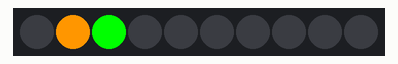
A sketch run on a simulated Arduino Uno, built with avr-gcc and run on an emulated ATmega328P. On the bench: 10 RGB LEDs in strip order, left to right.

Above: at 0.1 s.
At 0.71 s:
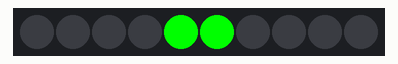
At 1.51 s:
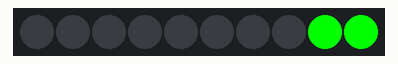
At 2.12 s:
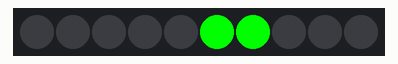
At 3.13 s:
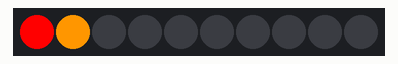
At 3.53 s:
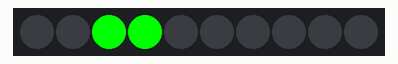

Measured:
- by itself, everything shown: repeats every 3.2 s, in 16 steps

The sketch:

Bounce.ino
```cpp
/*
Grove LED Bar - Bounce Example
This example will show you how to use getBits() function of this library.
The getBits() function returns the current state so you can modify it.
Use the setBits() function to save the new state.
*/

#include <Grove_LED_Bar.h>

Grove_LED_Bar bar(9, 8, 0);  // Clock pin, Data pin, Orientation

unsigned int state;

void setup()
{
  // nothing to initialize
  bar.begin();
}

void loop()
{
  // Switch on the first two LEDs
  bar.setLevel(2);

  // Get the current state (which is 0x3)
  state = bar.getBits();

  // Bounce to the right
  for (int i = 0; i < 8; i++)
  {
    // Bit shift left and update
    state <<= 1;
    bar.setBits(state);
    delay(200);
  }

  // Bounce to the left
  for (int i = 0; i < 8; i++)
  {
    // Bit shift right and update
    state >>= 1;
    bar.setBits(state);
    delay(200);
  }
}
```
